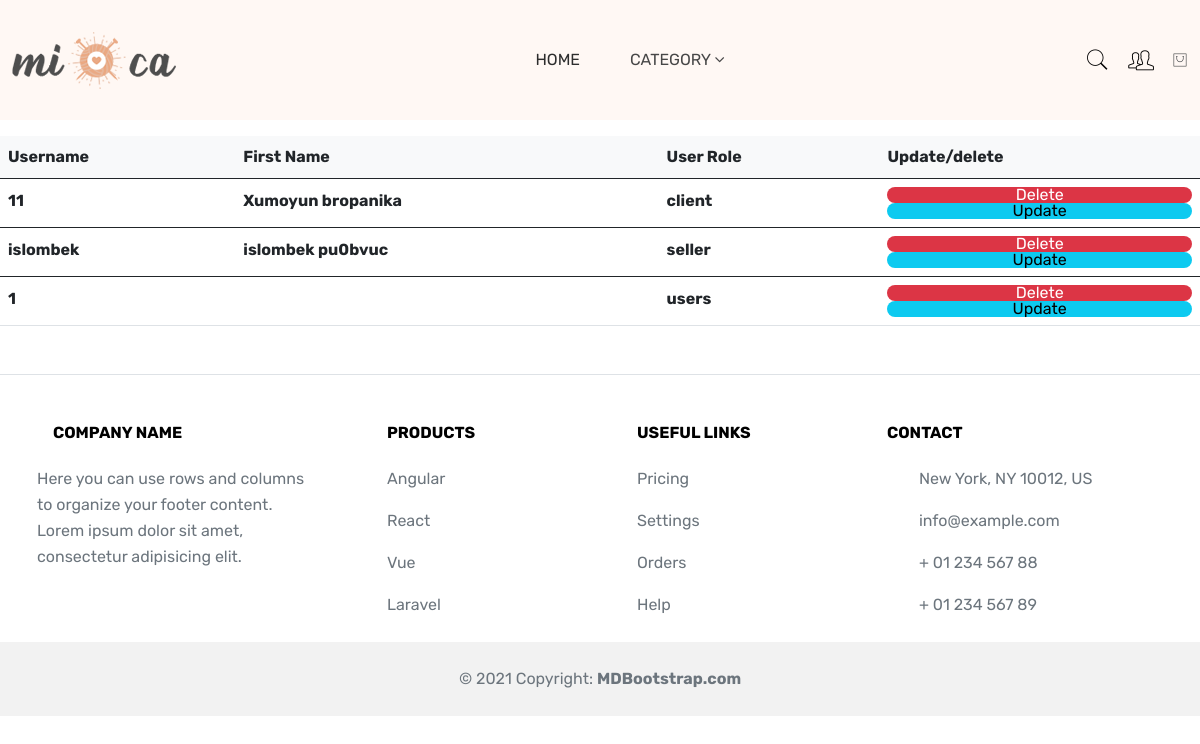
/dashboard/, run on the app's committed database.
### users/models.py (models this page shows, shortened)
class User(AbstractUser):
    USER_ROLE_CHOICES = (
        ('client', 'client'),
        ('users', 'users'),
        ('seller', 'seller '),
    )
    image = models.ImageField(upload_to='profile_pics/', blank=True, null=True)
    phone_number = models.CharField(max_length=13, blank=True, null=True)
    address = models.CharField(max_length=200, blank=True, null=True)
    user_role = models.CharField(max_length=10, choices=USER_ROLE_CHOICES, default='client')

### client/views.py (the view)
# urls.py: path('dashboard/', UsersdashView.as_view(), name='dashboard'),
class UsersdashView(View):
    def get(self, request):
        user = User.objects.all()
        return render(request, 'dashboard.html', {'users': user})

### templates/dashboard.html
{% extends 'base.html' %}
{% block content %}
    <table class="table table-dark table-striped">
        <table class="table align-middle mb-0 bg-white">
        <thead class="bg-light">
            <tr>
            <th>Username</th>
            <th>First Name</th>
            <th>User Role</th>
            <th>Update/delete</th>
            </tr>
        </thead>
        {% for user in users %}
        <tbody>
            <tr>
            <td>
                    <p class="fw-bold mb-1">{{user.username}}</p>
            </td>
            <td>
                <p class="fw-bold mb-1">{{user.first_name}} {{user.last_name}}</p>
            </td>
            <td>
                <p class="fw-bold mb-1">{{user.user_role}}</p>
            </td>
            <td>
                    <a class="btn btn-danger" href="{% url 'delete' user.id %}">Delete</a>
                    <a  class="btn btn-info" href="{% url 'update' user.id  %}">Update</a>
            </td>
            {% endfor %}
            </tr>
    </table>
{% endblock content %}

### data on the page
User: username "11", first_name "Xumoyun", last_name "bropanika", user_role "client"
User: username "islombek", first_name "islombek", last_name "pu0bvuc", user_role "seller"
User: username "1", user_role "users"
